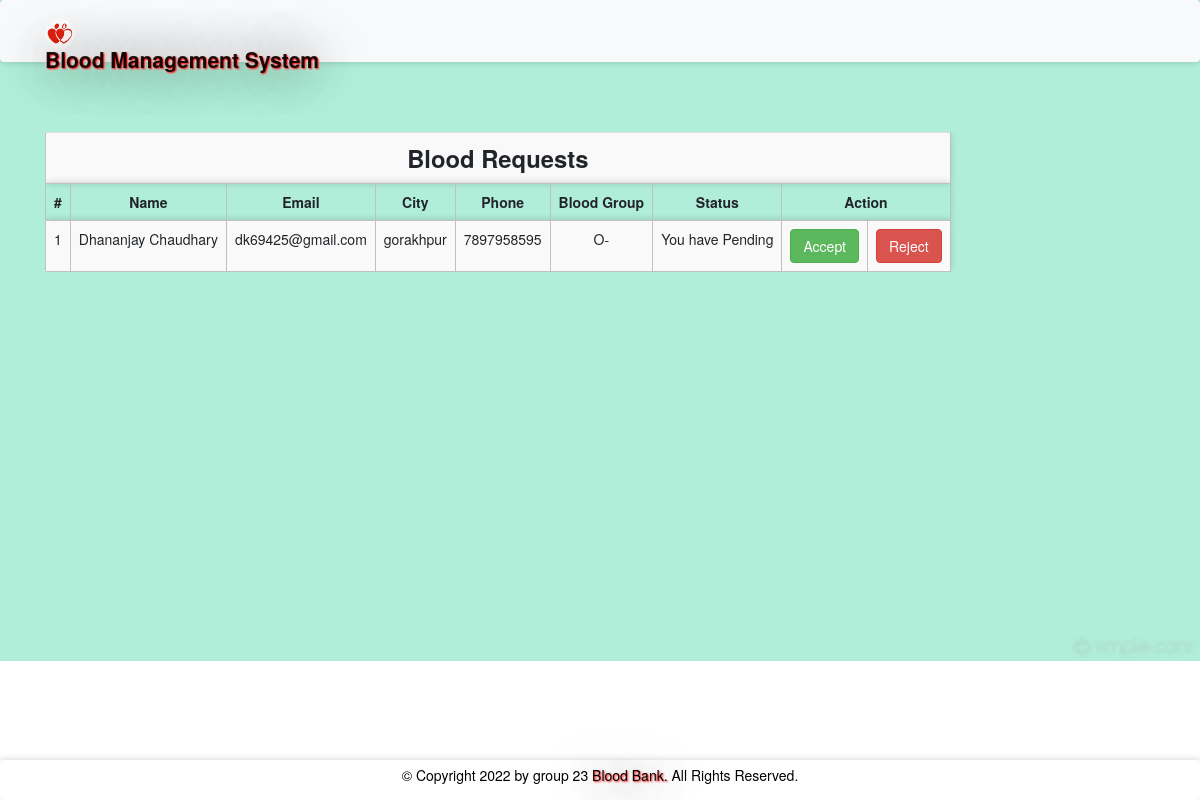
The app's page /bloodrequest.php (signed in) with its own data.
### tables this page shows
CREATE TABLE `bloodrequest` (
  `reqid` int(11) NOT NULL,
  `hid` int(11) NOT NULL,
  `rid` int(11) NOT NULL,
  `bg` varchar(11) NOT NULL,
  `status` varchar(100) NOT NULL DEFAULT 'Pending'
);

CREATE TABLE `receivers` (
  `id` int(11) NOT NULL,
  `rname` varchar(100) NOT NULL,
  `remail` varchar(100) NOT NULL,
  `rpassword` varchar(100) NOT NULL,
  `gender` varchar(10) NOT NULL,
  `rphone` varchar(100) NOT NULL,
  `rbg` varchar(10) NOT NULL,
  `rcity` varchar(100) NOT NULL,
  `flag` bit(2) NOT NULL
);

### message.php (called while the page is built, shortened)
<?php $counter=0; if(isset($_GET['msg'])) { ?>
	<div class="col-5 alert alert alert-success alert-dismissible fade show card" id="message">
		<button type="button" class="close" data-dismiss="alert" title="close">&times;</button><?php echo $_GET['msg'];?>
	</div>
<?php }?>

### bloodrequest.php (the view, shortened to what this page needs)
<?php
require 'file/connection.php';
  if(!isset($_SESSION['hid']))
  {
  header('location:login.php');
  }
  else {
    $hid = $_SESSION['hid'];
    $sql = "select bloodrequest.*, receivers.* from bloodrequest, receivers where hid='$hid' && bloodrequest.rid=receivers.id";
    $result = mysqli_query($conn, $sql);
?>
<!DOCTYPE html>
<html>
<?php require 'head.php'; ?>
<body>
	<?php require 'header.php'; ?>
	<div class="container cont">
		<?php require 'message.php'; ?>
	<table class="table table-responsive table-striped rounded mb-5">
		<tr><th colspan="9" class="title">Blood requests</th></tr>
		<tr>
			<th>#</th>
			<th>Name</th>
			<th>Email</th>
			<th>City</th>
			<th>Phone</th>
			<th>Blood Group</th>
			<th>Status</th>
			<th colspan="2">Action</th>
		</tr>
		<?php while($row = mysqli_fetch_array($result)) { ?>
		<tr>
			<td><?php echo ++$counter;?></td>
			<td><?php echo $row['rname'];?></td>
			<td><?php echo $row['remail'];?></td>
			<td><?php echo $row['rcity'];?></td>
			<td><?php echo $row['rphone'];?></td>
			<td><?php echo $row['bg'];?></td>
			<td><?php echo 'You have '.$row['status'];?></td>
			<td><?php if($row['status'] == 'Accepted'){ ?> <a href="" class="btn btn-success disabled">Accepted</a> <?php }
			else{ ?>
				<a href="file/accept.php?reqid=<?php echo $row['reqid'];?>" class="btn btn-success">Accept</a>
			<?php } ?>
			</td>
			<td><?php if($row['status'] == 'Rejected'){ ?> <a href="" class="btn btn-danger disabled">Rejected</a> <?php }
			else{ ?>
				<a href="file/reject.php?reqid=<?php echo $row['reqid'];?>" class="btn btn-danger">Reject</a>
			<?php } ?>
			</td>
		</tr>
		<?php } ?>
	</table>
</div>
    <?php require 'footer.php'; ?>
</body>
</html>
<?php } ?>

### css/style.css (style rules this page uses)
.cont { padding-top: 40px; text-align: justify; font-size: 1em; }
.card ,nav, .footer,tr,video { border-radius: 3px; transition: all 200ms ease-out; box-shadow: 0px 0px 7px rgba(0, 0, 0, 0.2); }
tr,th,td { border:0.1px solid silver; text-align: center; }
.title { font-weight: bold; font-size: 1.7em; text-transform: capitalize; text-align: center; }
a:link { text-decoration: none; }

### bloodrequest.php (style rules this page uses)
body { background: url(image/p2.png) no-repeat center; background-size: cover; min-height: 0; height: 650px; }

### records on screen
bloodrequest: receivers.rname "Dhananjay Chaudhary", receivers.remail "dk69425@gmail.com", receivers.rcity "gorakhpur", receivers.rphone "7897958595", bg "O-", status "Pending"
